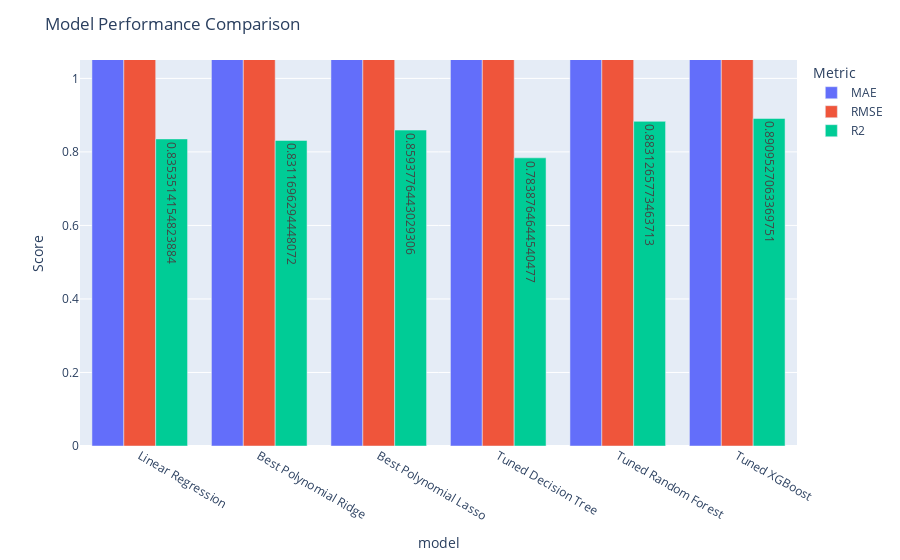

Write notebook code for a chart like this one.
### Code cell
import plotly.express as px

# Convert to DataFrame and melt
df_results = pd.DataFrame(results)
df_melted = df_results.melt(id_vars='model', var_name='Metric', value_name='Score')

# Plotly interactive bar chart
fig = px.bar(df_melted, 
             x='model', 
             y='Score', 
             color='Metric', 
             barmode='group',
             text='Score',
             hover_data={'Score': ':.4f'})

fig.update_layout(
    title='Model Performance Comparison',
    yaxis=dict(range=[0, 1.05]),
    hovermode='x unified'
)

fig.show()

### Figure 1 — Plotly figure (JSON) as saved in the notebook; plotly's stock layout.template omitted (floating-point values rounded to 4 significant figures)
{"data": [{"alignmentgroup": "True", "hovertemplate": "Metric=MAE<br>model=%{x}<br>Score=%{text:.4f}<extra></extra>", "legendgroup": "MAE", "marker": {"color": "#636efa", "pattern": {"shape": ""}}, "name": "MAE", "offsetgroup": "MAE", "orientation": "v", "showlegend": true, "text": [22030.0, 22180.0, 19490.0, 25090.0, 17050.0, 15360.0], "textposition": "auto", "type": "bar", "x": ["Linear Regression", "Best Polynomial Ridge", "Best Polynomial Lasso", "Tuned Decision Tree", "Tuned Random Forest", "Tuned XGBoost"], "xaxis": "x", "y": [22030.0, 22180.0, 19490.0, 25090.0, 17050.0, 15360.0], "yaxis": "y"}, {"alignmentgroup": "True", "hovertemplate": "Metric=RMSE<br>model=%{x}<br>Score=%{text:.4f}<extra></extra>", "legendgroup": "RMSE", "marker": {"color": "#EF553B", "pattern": {"shape": ""}}, "name": "RMSE", "offsetgroup": "RMSE", "orientation": "v", "showlegend": true, "text": [33280.0, 33700.0, 30750.0, 38130.0, 28040.0, 27080.0], "textposition": "auto", "type": "bar", "x": ["Linear Regression", "Best Polynomial Ridge", "Best Polynomial Lasso", "Tuned Decision Tree", "Tuned Random Forest", "Tuned XGBoost"], "xaxis": "x", "y": [33280.0, 33700.0, 30750.0, 38130.0, 28040.0, 27080.0], "yaxis": "y"}, {"alignmentgroup": "True", "hovertemplate": "Metric=R2<br>model=%{x}<br>Score=%{text:.4f}<extra></extra>", "legendgroup": "R2", "marker": {"color": "#00cc96", "pattern": {"shape": ""}}, "name": "R2", "offsetgroup": "R2", "orientation": "v", "showlegend": true, "text": [0.8354, 0.8312, 0.8594, 0.7839, 0.8831, 0.891], "textposition": "auto", "type": "bar", "x": ["Linear Regression", "Best Polynomial Ridge", "Best Polynomial Lasso", "Tuned Decision Tree", "Tuned Random Forest", "Tuned XGBoost"], "xaxis": "x", "y": [0.8354, 0.8312, 0.8594, 0.7839, 0.8831, 0.891], "yaxis": "y"}], "layout": {"barmode": "group", "hovermode": "x unified", "legend": {"title": {"text": "Metric"}, "tracegroupgap": 0}, "margin": {"t": 60}, "title": {"text": "Model Performance Comparison"}, "xaxis": {"anchor": "y", "domain": [0, 1], "title": {"text": "model"}}, "yaxis": {"anchor": "x", "domain": [0, 1], "range": [0, 1.05], "title": {"text": "Score"}}}}
